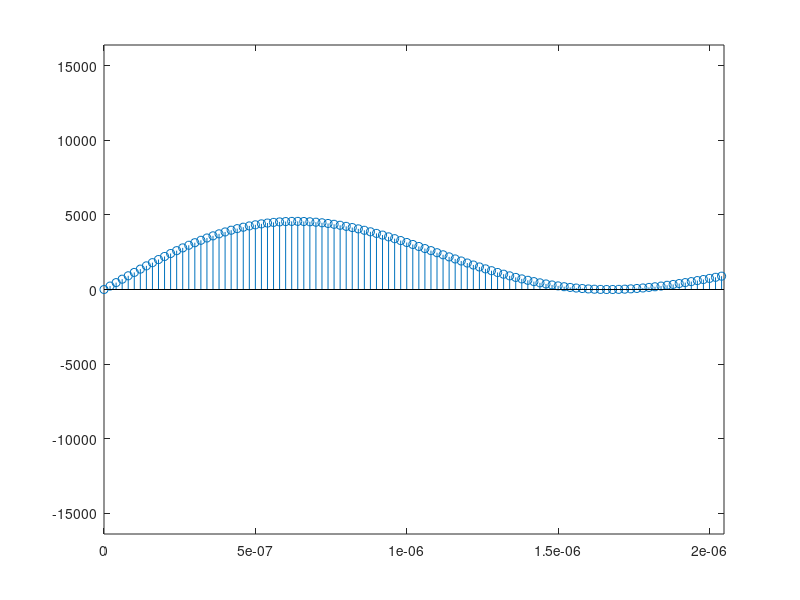

Write the MATLAB code that produced this figure. (Note: this script raises an error after producing the figure.)
%=============设置系统参数==============%
f1=50e4;        %设置波形频率
f2=30e4;
f3=10e4;
Fs=50e6;        %设置采样频率
L=1024;         %数据长度
N=14;           %数据位宽
%=============产生输入信号==============%
t=0:1/Fs:(1/Fs)*(L-1);
y1=sin(2*pi*f1*t);
y2=sin(2*pi*f2*t);
y3=sin(2*pi*f3*t);
y4=y1+y2+y3;
y_n=round(y4*(2^(N-3)-1));      %N比特量化;如果有n个信号相加，则设置（N-n）
%=================画图==================%
a=10;           %改变系数可以调整显示周期
stem(t,y_n);
axis([0 L/Fs/a -2^N 2^N]);      %显示
%=============写入外部文件==============%
fid=fopen('E:/Workspace/Vivado_16.4/2017_11_8_TestBeach/TestBeach/sin_data.txt','w');    %把数据写入sin_data.txt文件中，如果没有就创建该文件  
for k=1:length(y_n)
    B_s=dec2bin(y_n(k)+((y_n(k))<0)*2^N,N);
    for j=1:N
        if B_s(j)=='1'
            tb=1;
        else
            tb=0;
        end
        fprintf(fid,'%d',tb);
    end
    fprintf(fid,'\r\n');
end

fprintf(fid,';');
fclose(fid);

